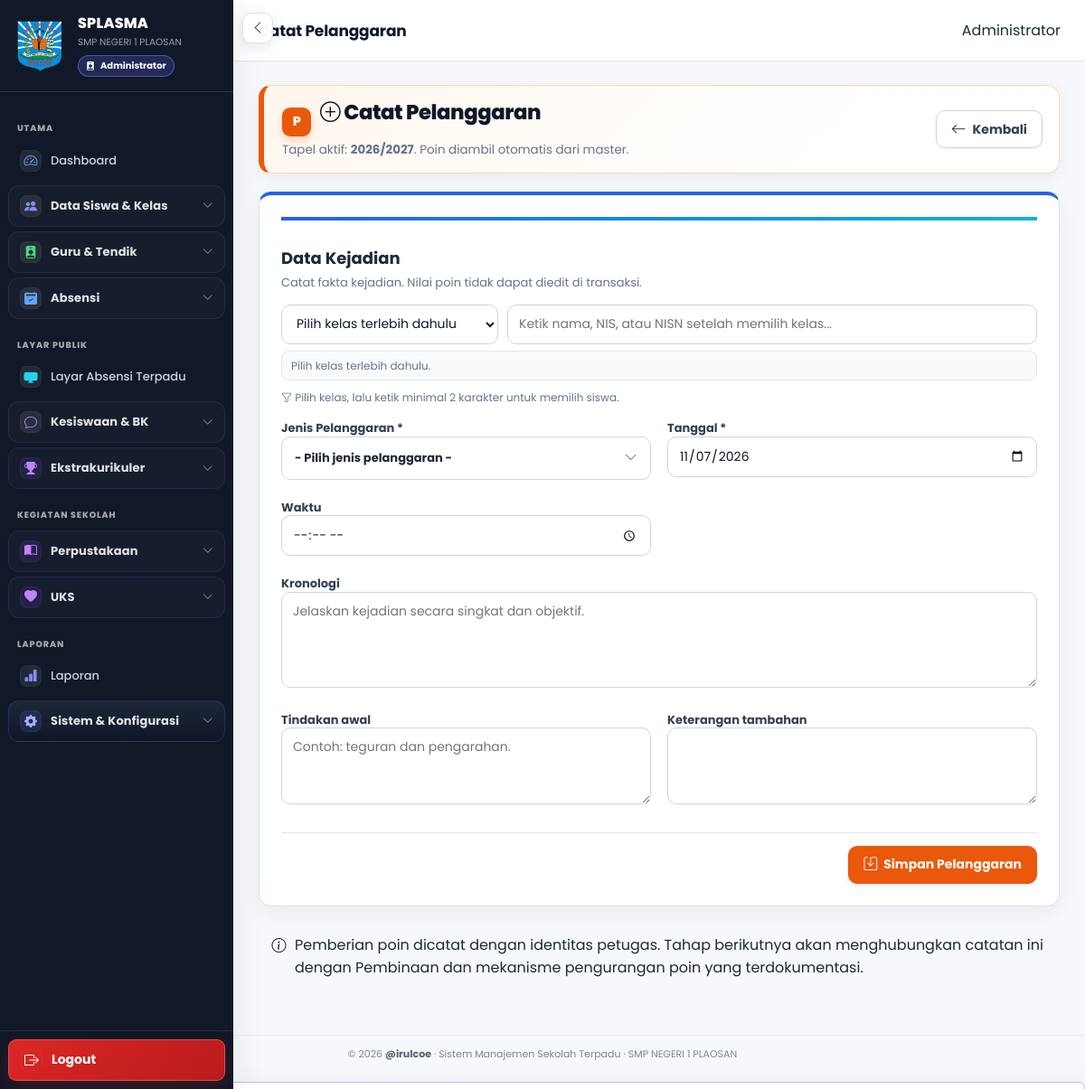
Screenshot of /pelanggaran/tambah.php (signed in) with the database file from the repository.
### tables this page shows
CREATE TABLE `profil_sekolah` (
  `id` bigint(20) UNSIGNED NOT NULL,
  `nama_sekolah` varchar(200) NOT NULL,
  `npsn` varchar(30) DEFAULT NULL,
  `nss` varchar(30) DEFAULT NULL,
  `jenjang` varchar(50) DEFAULT NULL,
  `status_sekolah` varchar(50) DEFAULT NULL,
  `alamat` text DEFAULT NULL,
  `desa` varchar(100) DEFAULT NULL,
  `kecamatan` varchar(100) DEFAULT NULL,
  `kabupaten` varchar(100) DEFAULT NULL,
  `provinsi` varchar(100) DEFAULT NULL,
  `kode_pos` varchar(10) DEFAULT NULL,
  `telepon` varchar(50) DEFAULT NULL,
  `email` varchar(150) DEFAULT NULL,
  `website` varchar(200) DEFAULT NULL,
  `logo` varchar(255) DEFAULT NULL,
  `foto` varchar(255) DEFAULT NULL,
  `nama_kepala` varchar(200) DEFAULT NULL,
  `nip_kepala` varchar(50) DEFAULT NULL,
  `created_at` timestamp NULL DEFAULT current_timestamp(),
  `updated_at` timestamp NULL DEFAULT current_timestamp() ON UPDATE current_timestamp()
);

CREATE TABLE `tahun_pelajaran` (
  `id` bigint(20) UNSIGNED NOT NULL,
  `nama` varchar(20) NOT NULL,
  `aktif` tinyint(1) NOT NULL DEFAULT 0,
  `tanggal_mulai` date DEFAULT NULL,
  `tanggal_selesai` date DEFAULT NULL,
  `created_at` timestamp NULL DEFAULT current_timestamp(),
  `updated_at` timestamp NULL DEFAULT current_timestamp() ON UPDATE current_timestamp()
);

### pelanggaran/tambah.php (the view, shortened to what the rows shown need)
<?php
require_once __DIR__ . '/_helper.php';
$tapel=pelanggaran_active_tapel($pdo);$tapelId=$tapel?(int)$tapel['id']:0;$errors=[];$success='';
$page_title='Catat Pelanggaran';require_once __DIR__.'/../layouts/header.php';require_once __DIR__.'/../layouts/sidebar.php';
?>
<main class="main"><header class="topbar"><div class="topbar-title">Catat Pelanggaran</div><div class="topbar-user"><?=e(user_name())?></div></header><section class="content">
<div class="page-header"><div><h1><i class="bi bi-plus-circle"></i> Catat Pelanggaran</h1><p>Tapel aktif: <strong><?=e($tapel['nama']??'Belum tersedia')?></strong>. Poin diambil otomatis dari master.</p></div></div>
<div class="form-card"><div class="section-title"><div><h2>Data Kejadian</h2><p>Catat fakta kejadian. Nilai poin tidak dapat diedit di transaksi.</p></div></div>
</div>
</section></main><?php require_once __DIR__.'/../layouts/footer.php'; ?>

### layouts/sidebar.php (shortened to what the rows shown need)
<?php $sidebar_role_class = 'sidebar-role-' . preg_replace('/[^a-z0-9_-]/i', '', (string)user_role()); ?>
<aside id="globalSidebar" class="sidebar <?= e($sidebar_role_class) ?>" aria-label="Navigasi utama">
    <div class="sidebar-brand">
        <?php if (!empty($school_profile['logo'])): ?>
            <img src="<?= e(school_logo_url($pdo)) ?>" alt="Logo Sekolah" class="sidebar-logo">
        <?php endif; ?>
        <div class="sidebar-brand-info">
            <div class="sidebar-brand-title">SPLASMA</div>
            <small><?= e($school_profile['nama_sekolah']) ?></small>
            <div class="sidebar-role-badge">
                <i class="bi bi-person-badge-fill" aria-hidden="true"></i>
                <span><?= e(sidebar_role_label()) ?></span>
            </div>
        </div>
    </div>
</aside>

### rows the page displays
profil_sekolah: logo (picture), nama_sekolah "SMP NEGERI 1 PLAOSAN"
tahun_pelajaran: nama "2026/2027"

### other values shown
sidebar_role_label() "Administrator"
$label "Dashboard Layar Absensi Terpadu Laporan"
$label "Data Siswa & Kelas Guru & Tendik Absensi Kesiswaan & BK Ekstrakurikuler Perpustakaan UKS Sistem & Konfigurasi"
user_name() "Administrator"
APP_NAME "Sistem Manajemen Sekolah Terpadu"
NAMA_SEKOLAH "SMP NEGERI 1 PLAOSAN"
